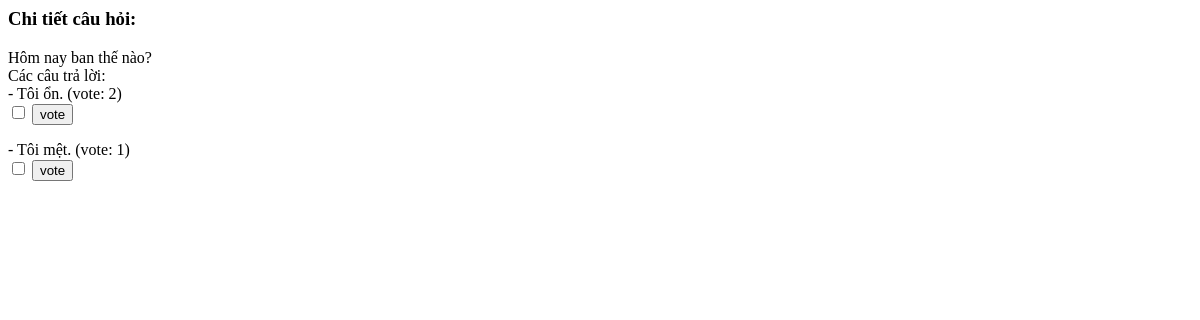
The app's page /1/, older data.
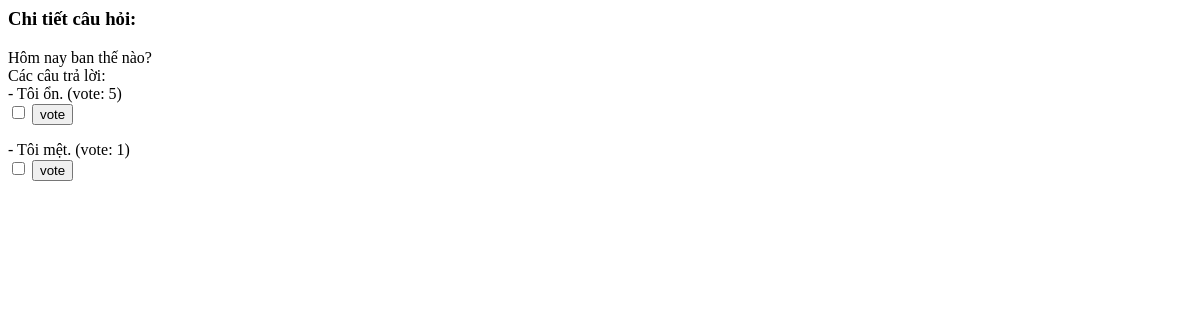
The same page, newer data.
### myapp/models.py (models this page shows, shortened)
class Question(models.Model):
    question = models.CharField(max_length=300)
    datetime_create = models.DateTimeField("date time created")

class Answer(models.Model):
    question = models.ForeignKey(Question, on_delete=models.CASCADE)
    answer = models.CharField(max_length=300)
    votes = models.IntegerField(default=0)

### myapp/views.py (the view)
# urls.py: path("<int:question_id>/", views.detail, name="detail"),
def detail(request, question_id):
    try:
        question = Question.objects.get(pk=question_id)
    except Question.DoesNotExist:
        raise Http404("Question does not exist")
    return render(request, "myapp/detail.html", {"question": question})

### myapp/templates/myapp/detail.html (shortened to what this page needs)
<h3>Chi tiết câu hỏi:</h3>
<div>{{question.question}}</div>
<div>Các câu trả lời:</div>
{% for answer in question.answer_set.all %}
    <div>- {{ answer.answer }} (vote: {{ answer.votes }})
        <form action="{% url 'myapp:vote' question.id %}" method="POST">
            <input type="checkbox" name="vote" id="vote{{forloop.counter}}" value="{{answer.id}}"/>
            <input type="submit" name="votexxx" value="vote"/>
        </form>
    </div>
{% endfor %}

Row changes from the older to the newer data that the page shows:
changed Answer "Tôi ổn.": votes "2" → "5"
